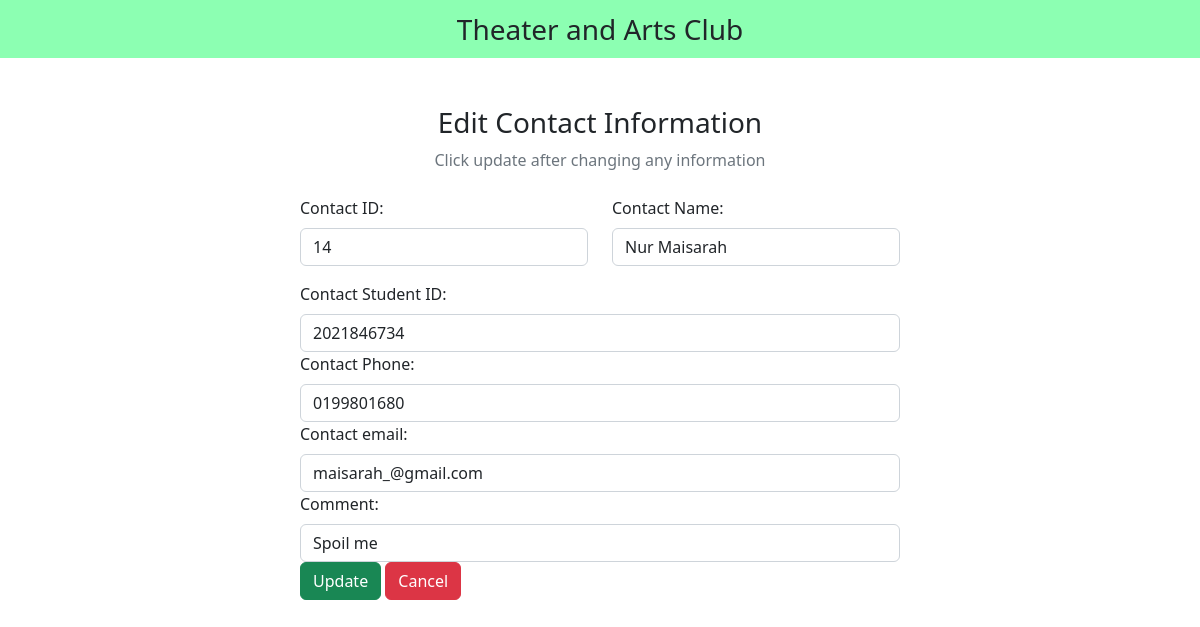
Screenshot of /admin/edit_Contact.php?contact_id=14 with the database file from the repository.
### tables this page shows
CREATE TABLE `contact` (
  `contact_id` int NOT NULL,
  `contact_name` varchar(200) NOT NULL,
  `contact_studid` int NOT NULL,
  `contact_desc` longtext NOT NULL,
  `contact_email` varchar(150) NOT NULL,
  `contact_phone` varchar(12) NOT NULL
);

### admin/edit_contact.php (the view, shortened to what this page needs)
<?php
include "db_conn.php";
$contact_id = $_GET["contact_id"];
?>
<!DOCTYPE html>
<html lang="en">
<head>
  <link href="https://cdn.jsdelivr.net/npm/bootstrap@5.2.3/dist/css/bootstrap.min.css" rel="stylesheet">
  <link rel="stylesheet" href="https://cdnjs.cloudflare.com/ajax/libs/font-awesome/6.4.0/css/all.min.css" />
</head>
<body>
  <nav class="navbar navbar-light justify-content-center fs-3 mb-5" style="background-color: #00ff5573;">
    Theater and Arts Club
  </nav>
  <div class="container">
    <div class="text-center mb-4">
      <h3>Edit Contact Information</h3>
      <p class="text-muted">Click update after changing any information</p>
    </div>
    <?php
    $sql = "SELECT * FROM `contact` WHERE contact_id = $contact_id LIMIT 1";
    $result = mysqli_query($conn, $sql);
    $row = mysqli_fetch_assoc($result);
    ?>
    <div class="container d-flex justify-content-center">
      <form action="" method="post" style="width:50vw; min-width:300px;">
        <div class="row mb-3">
          <div class="col">
            <label class="form-label">Contact ID:</label>
            <input type="text" class="form-control" name="contact_id" value="<?php echo $row['contact_id'] ?>">
          </div>
          <div class="col">
            <label class="form-label">Contact Name:</label>
            <input type="text" class="form-control" name="contact_name" value="<?php echo $row['contact_name'] ?>">
          </div>
        </div>
        <div class="col">
          <label class="form-label">Contact Student ID:</label>
          <input type="text" class="form-control" name="contact_studid" value="<?php echo $row['contact_studid'] ?>">
        </div>
         <div class="col">
          <label class="form-label">Contact Phone:</label>
          <input type="text" class="form-control" name="contact_phone" value="<?php echo $row['contact_phone'] ?>">
        </div>
         <div class="col">
          <label class="form-label">Contact email:</label>
          <input type="text" class="form-control" name="contact_email" value="<?php echo $row['contact_email'] ?>">
        </div>
 <div class="col">
          <label class="form-label">Comment:</label>
          <input type="text" class="form-control" name="contact_desc" value="<?php echo $row['contact_desc'] ?>">
        </div>
        <div>
          <button type="submit" class="btn btn-success" name="submit">Update</button>
          <a href="contact.php" class="btn btn-danger">Cancel</a>
        </div>
      </form>
    </div>
  </div>
</body>
</html>

### rows the page displays
contact: contact_id "14", contact_name "Nur Maisarah", contact_studid "2021846734", contact_phone "0199801680", contact_email "maisarah_@gmail.com", contact_desc "Spoil me"
